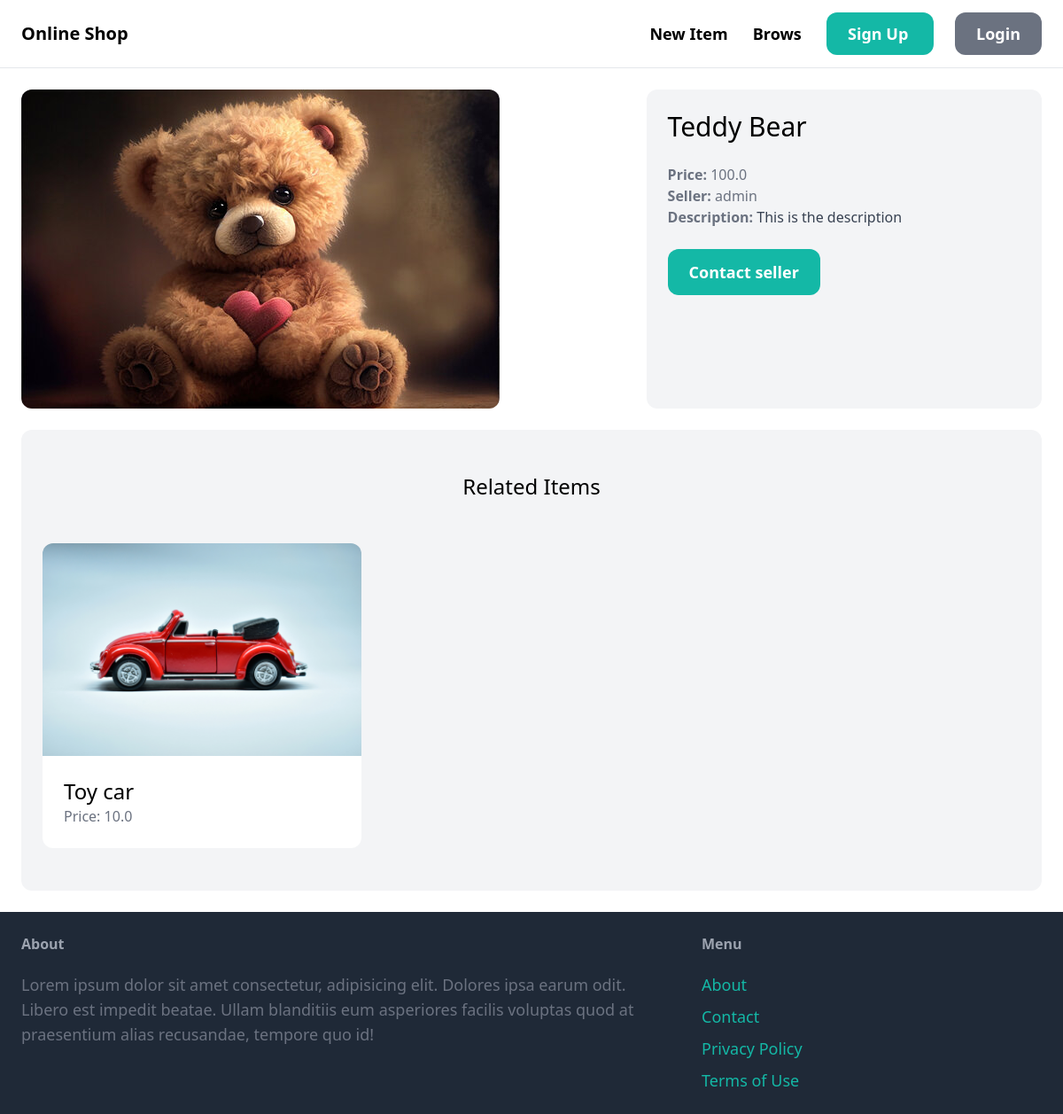
Page /items/1/ on the committed database.
### item/models.py (models this page shows, shortened)
class Item(models.Model):
    category = models.ForeignKey(Category, related_name='items', on_delete=models.CASCADE)
    name = models.CharField(max_length=255)
    description = models.TextField(blank=True, null=True)
    price = models.FloatField()
    image = models.ImageField(upload_to='item_images', blank=True, null=True)
    is_sold = models.BooleanField(default=False)
    created_by = models.ForeignKey(User, related_name='items', on_delete=models.CASCADE)
    created_at = models.DateTimeField(auto_now_add=True)

### item/views.py (the view)
# urls.py: path('<int:pk>/', views.detail, name='detail'),
def detail(request, pk):
    item = get_object_or_404(Item, pk=pk)
    related_items = Item.objects.filter(category=item.category, is_sold=False).exclude(pk=pk)[0:3]
    return render(request, 'item/detail.html', {
        'item': item,
        'related_items': related_items
    })

### item/templates/item/detail.html (shortened to what this page needs)
{% extends "core/base.html" %}
{% block content %}
    <div class="grid grid-cols-5 gap-6">
        <div class="col-span-3">
            <img src="{{ item.image.url }}" alt="item image" class="rounded-xl">
        </div>
        <div class="col-span-2 p-6 bg-gray-100 rounded-xl">
            <h1 class="mb-6 text-3xl">
                {{ item.name }}
            </h1>
            <p class="text-gray-500">
                <strong>
                    Price:
                </strong>
                {{ item.price }}
            </p>
            <p class="text-gray-500">
                <strong>
                    Seller:
                </strong>
                {{ item.created_by.username }}
            </p>
            {% if item.description %}
            <p class="text-gray-700">
                <strong class="text-gray-500">
                    Description:
                </strong>
                {{ item.description }}
            </p>
            {% endif %}
            {% if request.user == item.created_by %}
                <div class="mt-6 p-6 bg-white rounded-xl">
                    <p>This is your item</p>
                    <a href="{% url 'item:edit' item.id %}"
                        class="inline-block mt-6 px-6 py-3 text-lg font-semibold bg-teal-500 text-white rounded-xl"
                    >
                        Edit
                    </a>
                    <a href="{% url 'item:delete' item.id %}"
                        class="inline-block mt-6 px-6 py-3 text-lg font-semibold bg-red-500 text-white rounded-xl"
                    >
                        Delete
                    </a>
                </div>
            {% else %}
                <a href="{% url 'conversation:new' item.id %}"
                class="inline-block mt-6 px-6 py-3 text-lg font-semibold bg-teal-500 text-white rounded-xl hover:bg-teal-700">
                Contact seller
                </a>
            {% endif %}
        </div>
    </div>
    <div class="mt-6 px-6 py-12 bg-gray-100 rounded-xl">
        <h2 class="mb-12 text-2xl text-center">
            Related Items
        </h2>
        <div class="grid grid-cols-3 gap-3">
            {% for item in related_items %}
                <div>
                    <a href="{% url 'item:detail' item.id %}">
                        <div>
                            <img src="{{ item.image.url }}" alt="item image" class="rounded-t-xl">
                        </div>
                        <div class="p-6 bg-white rounded-b-xl">
                            <h2 class="text-2xl">
                                {{ item.name }}
                            </h2>
                            <p class="text-gray-500">
                                Price: {{ item.price }}
                            </p>
                        </div>
                    </a>
                </div>
            {% endfor %}
        </div>
    </div>
{% endblock content %}

### rows in the picture
Item: image (picture), name "Teddy Bear", price "100.0", created_by.username "admin", description "This is the description"
Item: image (picture), name "Toy car", price "10.0"
